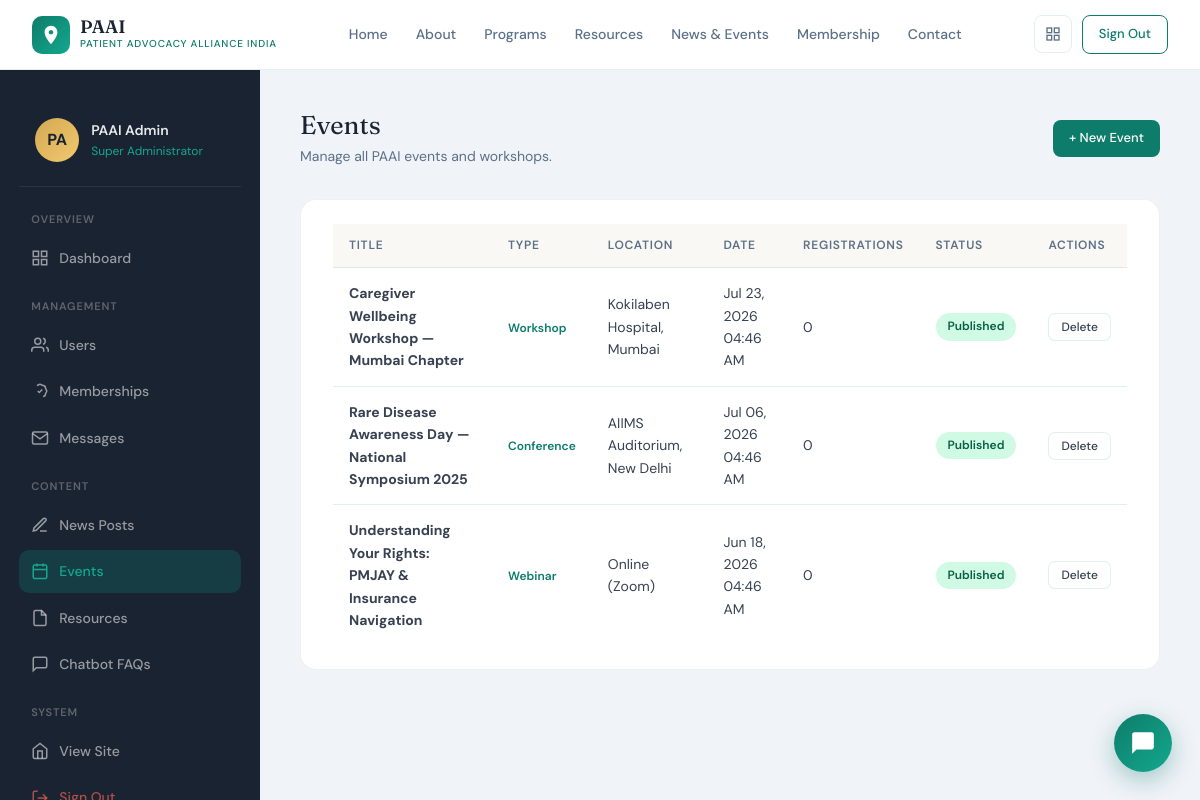
The app's page /admin/events (signed in) with its own data.
### app/models/__init__.py (models this page shows, shortened)
class User(UserMixin, db.Model):
    __tablename__ = 'users'
    id            = db.Column(db.Integer, primary_key=True)
    full_name     = db.Column(db.String(120), nullable=False)
    email         = db.Column(db.String(150), unique=True, nullable=False, index=True)
    phone         = db.Column(db.String(20))
    password_hash = db.Column(db.String(256), nullable=False)
    role          = db.Column(db.String(20), default='user')
    is_active     = db.Column(db.Boolean, default=True)
    city          = db.Column(db.String(80))
    state         = db.Column(db.String(80))
    profile_pic   = db.Column(db.String(256), default='default_avatar.png')
    created_at    = db.Column(db.DateTime, default=datetime.utcnow)
    last_login    = db.Column(db.DateTime)
    membership = db.relationship(
        'MembershipApplication',
        foreign_keys='MembershipApplication.user_id',
        backref='user',
        uselist=False
    )
    saved_resources = db.relationship('SavedResource', backref='user', lazy='dynamic')
    event_regs      = db.relationship('EventRegistration', backref='user', lazy='dynamic')
    notifications   = db.relationship('Notification', backref='user', lazy='dynamic')
    chat_sessions   = db.relationship('ChatSession', backref='user', lazy='dynamic')
    def get_initials(self):
        parts = self.full_name.strip().split()
        return (parts[0][0] + (parts[-1][0] if len(parts) > 1 else '')).upper()

class Event(db.Model):
    __tablename__ = 'events'
    id                = db.Column(db.Integer, primary_key=True)
    title             = db.Column(db.String(250), nullable=False)
    event_type        = db.Column(db.String(60))
    description       = db.Column(db.Text)
    location          = db.Column(db.String(300))
    event_date        = db.Column(db.DateTime, nullable=False)
    end_date          = db.Column(db.DateTime)
    capacity          = db.Column(db.Integer)
    is_free           = db.Column(db.Boolean, default=True)
    registration_link = db.Column(db.String(500))
    cover_image       = db.Column(db.String(256))
    is_published      = db.Column(db.Boolean, default=True)
    created_at        = db.Column(db.DateTime, default=datetime.utcnow)
    registrations = db.relationship('EventRegistration', backref='event', lazy='dynamic')
    @property
    def registered_count(self):
        return self.registrations.count()

### app/routes/admin.py (the view)
@admin_bp.route('/events')
@admin_required
def events_list():
    events = Event.query.order_by(Event.event_date.desc()).all()
    return render_template('admin/events_list.html', events=events)

### app/models/__init__.py (called while the page is built)
@login_manager.user_loader
def load_user(user_id):
    return User.query.get(int(user_id))

### app/routes/admin.py (called while the page is built)
def admin_required(f):
    @wraps(f)
    @login_required
    def decorated(*args, **kwargs):
        if current_user.role != 'admin':
            flash('Admin access required.', 'danger')
            return redirect(url_for('public.home'))
        return f(*args, **kwargs)
    return decorated

### app/templates/admin/events_list.html (shortened to what this page needs)
{% extends "admin/base_admin.html" %}
{% block admin_content %}
<div class="admin-header">
  <div><h1>Events</h1><p>Manage all PAAI events and workshops.</p></div>
  <a class="btn btn-primary btn-sm" href="{{ url_for('admin.event_create') }}">+ New Event</a>
</div>
<div class="admin-card">
  {% if events %}
  <table class="data-table">
    <thead><tr><th>Title</th><th>Type</th><th>Location</th><th>Date</th><th>Registrations</th><th>Status</th><th>Actions</th></tr></thead>
    <tbody>
      {% for ev in events %}
      <tr>
        <td><strong>{{ ev.title | truncate(50) }}</strong></td>
        <td><span style="font-size:12px;color:var(--teal);font-weight:600">{{ ev.event_type }}</span></td>
        <td>{{ ev.location or 'TBA' }}</td>
        <td>{{ ev.event_date.strftime('%b %d, %Y %I:%M %p') }}</td>
        <td>{{ ev.registered_count }}{% if ev.capacity %}/{{ ev.capacity }}{% endif %}</td>
        <td><span class="status-badge {{ 'status-approved' if ev.is_published else 'status-pending' }}">{{ 'Published' if ev.is_published else 'Draft' }}</span></td>
        <td>
          <form method="POST" action="{{ url_for('admin.event_delete', ev_id=ev.id) }}" style="display:inline" onsubmit="return confirm('Delete this event?')">
            <button class="action-btn danger" type="submit">Delete</button>
          </form>
        </td>
      </tr>
      {% endfor %}
    </tbody>
  </table>
  {% else %}
  <div style="text-align:center;padding:3rem;color:var(--slate-light)">No events yet. <a href="{{ url_for('admin.event_create') }}" style="color:var(--teal)">Create the first event →</a></div>
  {% endif %}
</div>
{% endblock %}

### app/templates/admin/base_admin.html (shortened to what this page needs)
{% extends "base.html" %}
{% block content %}
<div class="admin-layout">
  <aside class="admin-sidebar">
    <div class="sidebar-user">
      <div class="u-avatar">{{ current_user.get_initials() }}</div>
      <div>
        <div class="u-name">{{ current_user.full_name }}</div>
        <div class="u-role">Super Administrator</div>
      </div>
    </div>
    <div class="sec-label">Overview</div>
    <ul class="nav-list">
      <li><a class="nav-item {{ 'active' if request.endpoint == 'admin.dashboard' }}" href="{{ url_for('admin.dashboard') }}"><svg viewBox="0 0 24 24"><rect x="3" y="3" width="7" height="7"/><rect x="14" y="3" width="7" height="7"/><rect x="14" y="14" width="7" height="7"/><rect x="3" y="14" width="7" height="7"/></svg>Dashboard</a></li>
    </ul>
    <div class="sec-label">Management</div>
    <ul class="nav-list">
      <li><a class="nav-item {{ 'active' if 'users' in request.endpoint }}" href="{{ url_for('admin.users') }}"><svg viewBox="0 0 24 24"><path d="M17 21v-2a4 4 0 0 0-4-4H5a4 4 0 0 0-4 4v2"/><circle cx="9" cy="7" r="4"/><path d="M23 21v-2a4 4 0 0 0-3-3.87M16 3.13a4 4 0 0 1 0 7.75"/></svg>Users</a></li>
      <li><a class="nav-item {{ 'active' if 'membership' in request.endpoint }}" href="{{ url_for('admin.memberships') }}"><svg viewBox="0 0 24 24"><path d="M9 12l2 2 4-4M7.835 4.697a3.42 3.42 0 0 0 1.946-.806 3.42 3.42 0 0 1 4.438 0 3.42 3.42 0 0 0 1.946.806 3.42 3.42 0 0 1 3.138 3.138 3.42 3.42 0 0 0 .806 1.946 3.42 3.42 0 0 1 0 4.438 3.42 3.42 0 0 0-.806 1.946 3.42 3.42 0 0 1-3.138 3.138"/></svg>Memberships</a></li>
      <li><a class="nav-item {{ 'active' if 'messages' in request.endpoint }}" href="{{ url_for('admin.messages') }}"><svg viewBox="0 0 24 24"><path d="M4 4h16c1.1 0 2 .9 2 2v12c0 1.1-.9 2-2 2H4c-1.1 0-2-.9-2-2V6c0-1.1.9-2 2-2z"/><polyline points="22,6 12,13 2,6"/></svg>Messages</a></li>
    </ul>
    <div class="sec-label">Content</div>
    <ul class="nav-list">
      <li><a class="nav-item {{ 'active' if 'news' in request.endpoint }}" href="{{ url_for('admin.news_list') }}"><svg viewBox="0 0 24 24"><path d="M12 20h9M16.5 3.5a2.121 2.121 0 0 1 3 3L7 19l-4 1 1-4L16.5 3.5z"/></svg>News Posts</a></li>
      <li><a class="nav-item {{ 'active' if 'event' in request.endpoint }}" href="{{ url_for('admin.events_list') }}"><svg viewBox="0 0 24 24"><rect x="3" y="4" width="18" height="18" rx="2" ry="2"/><line x1="16" y1="2" x2="16" y2="6"/><line x1="8" y1="2" x2="8" y2="6"/><line x1="3" y1="10" x2="21" y2="10"/></svg>Events</a></li>
      <li><a class="nav-item {{ 'active' if 'resource' in request.endpoint }}" href="{{ url_for('admin.resources_list') }}"><svg viewBox="0 0 24 24"><path d="M14 2H6a2 2 0 0 0-2 2v16a2 2 0 0 0 2 2h12a2 2 0 0 0 2-2V8z"/><polyline points="14,2 14,8 20,8"/></svg>Resources</a></li>
      <li><a class="nav-item {{ 'active' if 'faq' in request.endpoint }}" href="{{ url_for('admin.faqs_list') }}"><svg viewBox="0 0 24 24"><path d="M21 15a2 2 0 0 1-2 2H7l-4 4V5a2 2 0 0 1 2-2h14a2 2 0 0 1 2 2z"/></svg>Chatbot FAQs</a></li>
    </ul>
    <div class="sec-label">System</div>
    <ul class="nav-list">
      <li><a class="nav-item" href="{{ url_for('public.home') }}"><svg viewBox="0 0 24 24"><path d="M3 9l9-7 9 7v11a2 2 0 0 1-2 2H5a2 2 0 0 1-2-2z"/><polyline points="9,22 9,12 15,12 15,22"/></svg>View Site</a></li>
      <li><a class="nav-item danger" href="{{ url_for('auth.logout') }}"><svg viewBox="0 0 24 24"><path d="M9 21H5a2 2 0 0 1-2-2V5a2 2 0 0 1 2-2h4"/><polyline points="16,17 21,12 16,7"/><line x1="21" y1="12" x2="9" y2="12"/></svg>Sign Out</a></li>
    </ul>
  </aside>
  <main class="admin-main">
    {% block admin_content %}{% endblock %}
  </main>
</div>
{% endblock %}

### app/static/css/main.css (style rules this page uses)
:root { --teal: #0d7c6a; --teal-light: #14a88e; --teal-pale: #e0f4f0; --teal-dark: #085a4d; --gold: #d4a853; --gold-light: #f0c96e; --cream: #faf8f4; --slate: #1a2332; --slate-mid: #2d3f55; --slate-light: #5c7089; --text-body: #374151; --border: rgba(13,124,106,0.12); --danger: #c0392b; --success: #1a7a5e; --warning: #d97706; --shadow-sm: 0 2px 8px rgba(0,0,0,0.06); --shadow-md: 0 8px 25px rgba(0,0,0,0.10); --shadow-lg: 0 20px 50px rgba(13,124,106,0.12); }
*, *::before, *::after { box-sizing: border-box; margin: 0; padding: 0; }
html { scroll-behavior: smooth; font-size: 16px; }
body { font-family: 'DM Sans', -apple-system, sans-serif; color: var(--text-body); background: #fff; line-height: 1.6; -webkit-font-smoothing: antialiased; }
h1, h2, h3, h4 { font-family: 'Fraunces', Georgia, serif; color: var(--slate); line-height: 1.2; }
a { transition: color 0.2s; }

### app/templates/base.html (style rules this page uses)
*,*::before,*::after { box-sizing:border-box;margin:0;padding:0 }
html { scroll-behavior:smooth }
body { font-family:'DM Sans',sans-serif;color:#374151;background:#fff;overflow-x:hidden;-webkit-font-smoothing:antialiased }
h1,h2,h3,h4 { font-family:'Fraunces',serif }
:root { --teal:#0d7c6a;--teal-light:#14a88e;--teal-pale:#e0f4f0;--teal-dark:#085a4d;--gold:#d4a853;--gold-light:#f0c96e;--cream:#faf8f4;--slate:#1a2332;--slate-mid:#2d3f55;--slate-light:#5c7089;--border:rgba(13,124,106,0.12) }
.btn { display:inline-flex;align-items:center;gap:8px;cursor:pointer;border:none;border-radius:10px;font-family:'DM Sans',sans-serif;font-weight:500;font-size:15px;transition:all .2s;text-decoration:none;padding:12px 24px }
.btn-primary { background:var(--teal);color:white }
.btn-sm { padding:8px 16px;font-size:13px;border-radius:8px }
.status-badge { display:inline-block;padding:4px 12px;border-radius:100px;font-size:12px;font-weight:600 }
.status-approved { background:#d1fae5;color:#065f46 }

### records on screen
User: get_initials "PA", full_name "PAAI Admin"
Event: title "Caregiver Wellbeing Workshop — Mumbai Chapter", event_type "Workshop", location "Kokilaben Hospital, Mumbai", event_date "Jul 23, 2026 04:46 AM", registered_count "0", is_published "Published"
Event: title "Rare Disease Awareness Day — National Symposium 2025", event_type "Conference", location "AIIMS Auditorium, New Delhi", event_date "Jul 06, 2026 04:46 AM", registered_count "0", is_published "Published"
Event: title "Understanding Your Rights: PMJAY & Insurance Navigation", event_type "Webinar", location "Online (Zoom)", event_date "Jun 18, 2026 04:46 AM", registered_count "0", is_published "Published"
